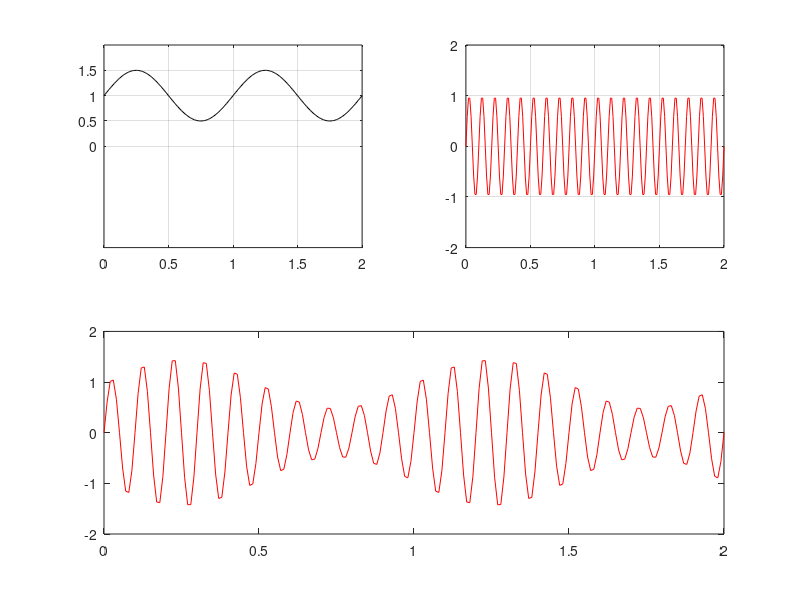

This figure's MATLAB source: (Note: this script raises an error after producing the figure.)
close all
clear variables
clc

t = 0:0.01:2;

figure


%%
subplot(2,2,1);
y1 = 0.5 * sin(2*pi*t) + 1;
plot(t,y1,'k','LineWidth',0.1);
yticks([0:0.5:1.5]);
ylim([-2 2]);

grid on;

%%
subplot(2,2,2);
y2 = sin(20*pi*t);
plot(t,y2,'r');
ylim([-2 2]);

grid on;

%%
subplot(2,2,[3 4]);
multiplicacao = y1 .* y2;
plot(t,multiplicacao,'r');
ylim([-2 2]);

hold all
plot(t,x1,'k');



grid on;

